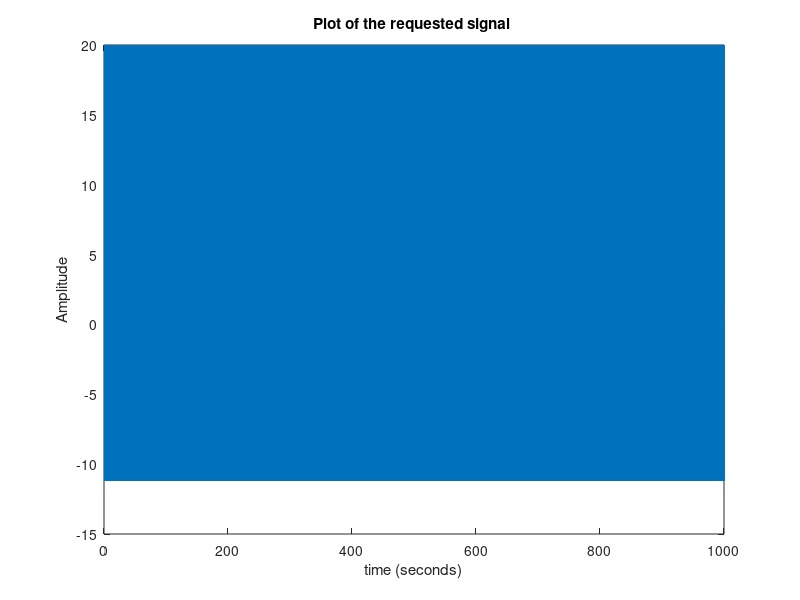

Reproduce this figure in MATLAB.
%% 2) Plot this signal, put grid on; zoom on

clear all;
clc;

display('Executing assignment question (2)...');

%% Create a function to define the required signal
%%%%%%%%%%%%%%%%%%%%%%%%%%%%%%%%%%%%%%%%%%%%%%%%%%%%%%%%%%
define_signal = @(A,w,t) A*(cos(w*t)+cos(2*w*t));
%%%%%%%%%%%%%%%%%%%%%%%%%%%%%%%%%%%%%%%%%%%%%%%%%%%%%%%%%

% Value of Amplitude(A) is 10
A = 10;

% Time varies in steps of 0.01 as given,
t = [1:0.01:1000];

% omega will be input by the user, for now just declare it
user_w = input('Enter the value of frequency  [1 3 5 7] : ');

user_w = 2*pi*user_w;

% Define a cosine signal as given in the question
x = define_signal(A, user_w, t);

display ('Successfully defined the signal x = A*cos(wt)+cos(2wt) for the given frequency.');

    
    %Set grid and zoom on
    grid on;
    zoom on;

    %Plot the signal
    plot(t,x);
    %Set the axis labels for the plot
    xlabel('time (seconds)');
    ylabel('Amplitude');
    title('Plot of the requested signal ');

display ('Successfully plotted the signal.');
    
%%%%End of Program%%%%%
